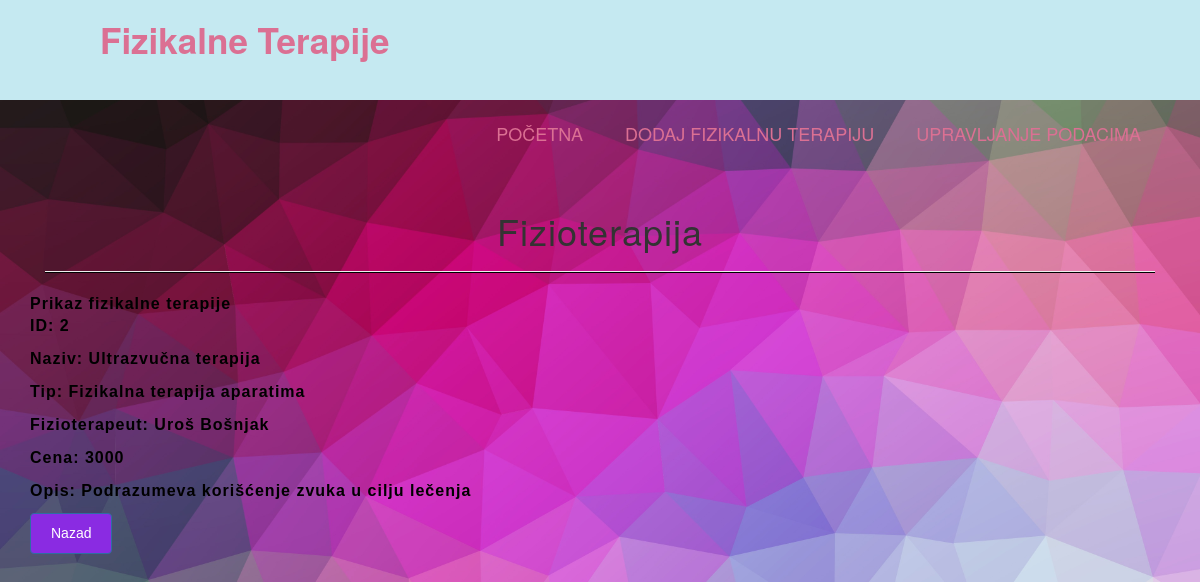
The page /prikaz.php?id=2 on the database its author committed.
### tables this page shows
CREATE TABLE `fizikalne_terapije` (
  `fizioterapijeID` int(11) NOT NULL,
  `nazivFizioTerapije` varchar(255) NOT NULL,
  `tipID` int(11) NOT NULL,
  `fizioterapeutID` int(11) NOT NULL,
  `cena` double NOT NULL,
  `opis` varchar(255) DEFAULT NULL
);

CREATE TABLE `tip` (
  `tipID` int(11) NOT NULL,
  `nazivTipa` varchar(255) NOT NULL
);

CREATE TABLE `fizioterapeut` (
  `fizioterapeutID` int(11) NOT NULL,
  `imePrezime` varchar(255) NOT NULL
);

### konekcija1.php (called while the page is built, shortened)
<?php class Model {
   private $server="127.0.0.1";
   private $username="root";
   private $password="";
   private $dp="fizikalne_terapije";
   private $conn;
   public function __construct(){
    try{
    $this->conn = new mysqli($this->server,$this->username,
    $this->password,$this->dp);
    } catch(Exception $e){
    echo "Nije povezano" .$e->getMessage();
    }
}
	public  function prikazID($id)
    {
		$data=null;
        $query = "SELECT * FROM fizikalne_terapije ft join tip t on ft.tipID=t.tipID join fizioterapeut f on ft.fizioterapeutID=f.fizioterapeutID WHERE fizioterapijeID='$id'";
        if($sql=$this->conn->query($query)){
		    while($row=$sql->fetch_assoc()){
				$data=$row;
		}
	}
	return $data;
  }
}
?>

### prikaz.php (the view, shortened to what this page needs)
<!doctype html>
<html lang="en">
  <head>
  <?php include 'header.php' ?>
    <link rel="stylesheet" href="css/style.css">
    <link rel="stylesheet" href="css/lightbox.css">
    <link rel="stylesheet" href="css/bootstrap.css">
  </head>
  <body style="background-image: url('images/pozadina.jpg'); background-size:cover">
  <div class="container">
      <div class="title">
          <div class="col-md-12 mt-5">
            <h1 class="text-center">Fizioterapija</h1>
            <hr style="height: 1px;color: black;background-color: black;">
          </div>
      </div>
        <div class="row">
        <div class="col-md-5 mx-auto">
        <?php
          include 'konekcija1.php';
          $model=new Model();
          $id=$_REQUEST['id'];
          $row=$model->prikazID($id);
           if(!empty($row)){
        ?>
          <div class="card">
            <div class="card-header">
              Prikaz fizikalne terapije
            </div>
            <div class="card-body">
              <p>ID: <?php echo $row['fizioterapijeID']; ?></p>
              <p>Naziv: <?php echo $row['nazivFizioTerapije'];?></p>
              <p>Tip: <?php echo $row['nazivTipa']; ?></p>
              <p>Fizioterapeut: <?php echo $row['imePrezime']; ?></p>
              <p>Cena: <?php echo $row['cena']; ?></p>
              <p>Opis: <?php echo $row['opis']; ?></p>
            </div>
          </div>
          <?php
           }else{
             echo "Nema podataka";
           }
           ?>
          <a class="nav-link" href="index.php">
            <button type="submit"   name="nazad" class="btn btn-primary">Nazad</button>
          </a>
        </div>
      </div>
    </div>
  </body>
  </html>

### css/style.css (style rules this page uses)
* { margin:0px; padding: 0px; box-sizing: border-box; text-decoration: none; list-style: none; }
a { text-decoration: none; outline: none; }
h1 { font-size: 30px; font-weight: 600; text-align: center; color:black; letter-spacing: 1px; text-transform: none; }
.row { font-family: Arial, Helvetica, sans-serif; font-size: 16px; color: black ; font-weight: 600; letter-spacing: 1px; }
.container button { background-color: blueviolet; }
body { font-family: montserrat; }

### rows shown on the page
fizikalne_terapije: fizioterapijeID "2", nazivFizioTerapije "Ultrazvučna terapija", tipID.nazivTipa "Fizikalna terapija aparatima", fizioterapeutID.imePrezime "Uroš Bošnjak", cena "3000", opis "Podrazumeva korišćenje zvuka u cilju lečenja"
